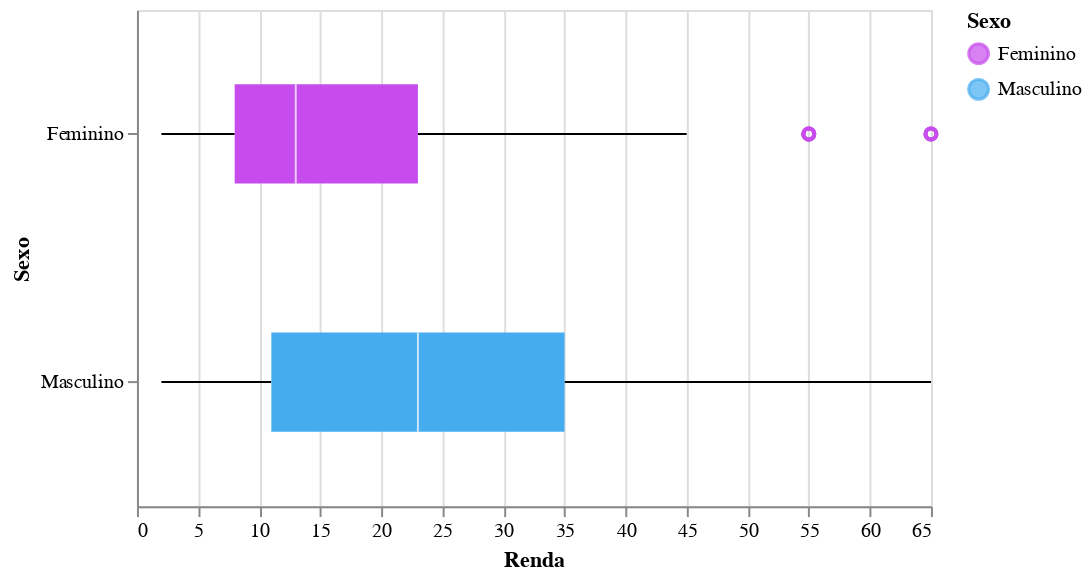

Write notebook code for a chart like this one.
### Code cell
alt.Chart(df).mark_boxplot(size=50).encode(
    x=alt.X('income', title='Renda'),
    y=alt.Y('sex:N', title='Sexo',scale=alt.Scale(zero=False)),
    color = alt.Color('sex:N', title='Sexo', scale=alt.Scale(range=range_)),
).properties(
    width=400,
    height=250)

### Figure 1 — Vega-Lite specification as saved in the notebook (floating-point values rounded to 4 significant figures; data arrays with more than 128 entries replaced by an {"elided": "..."} marker saying what was removed)
{"config": {"view": {"continuousWidth": 400, "continuousHeight": 300}}, "data": {"name": "data-06409d8ff8c2ee05e2614cd49525f90d"}, "mark": {"type": "boxplot", "size": 50}, "encoding": {"color": {"type": "nominal", "field": "sex", "scale": {"range": ["#C74CED", "#46ACF0"]}, "title": "Sexo"}, "x": {"type": "quantitative", "field": "income", "title": "Renda"}, "y": {"type": "nominal", "field": "sex", "scale": {"zero": false}, "title": "Sexo"}}, "height": 250, "width": 400, "$schema": "https://vega.github.io/schema/vega-lite/v4.8.1.json", "datasets": {"data-06409d8ff8c2ee05e2614cd49525f90d": {"elided": "294 records"}}}
